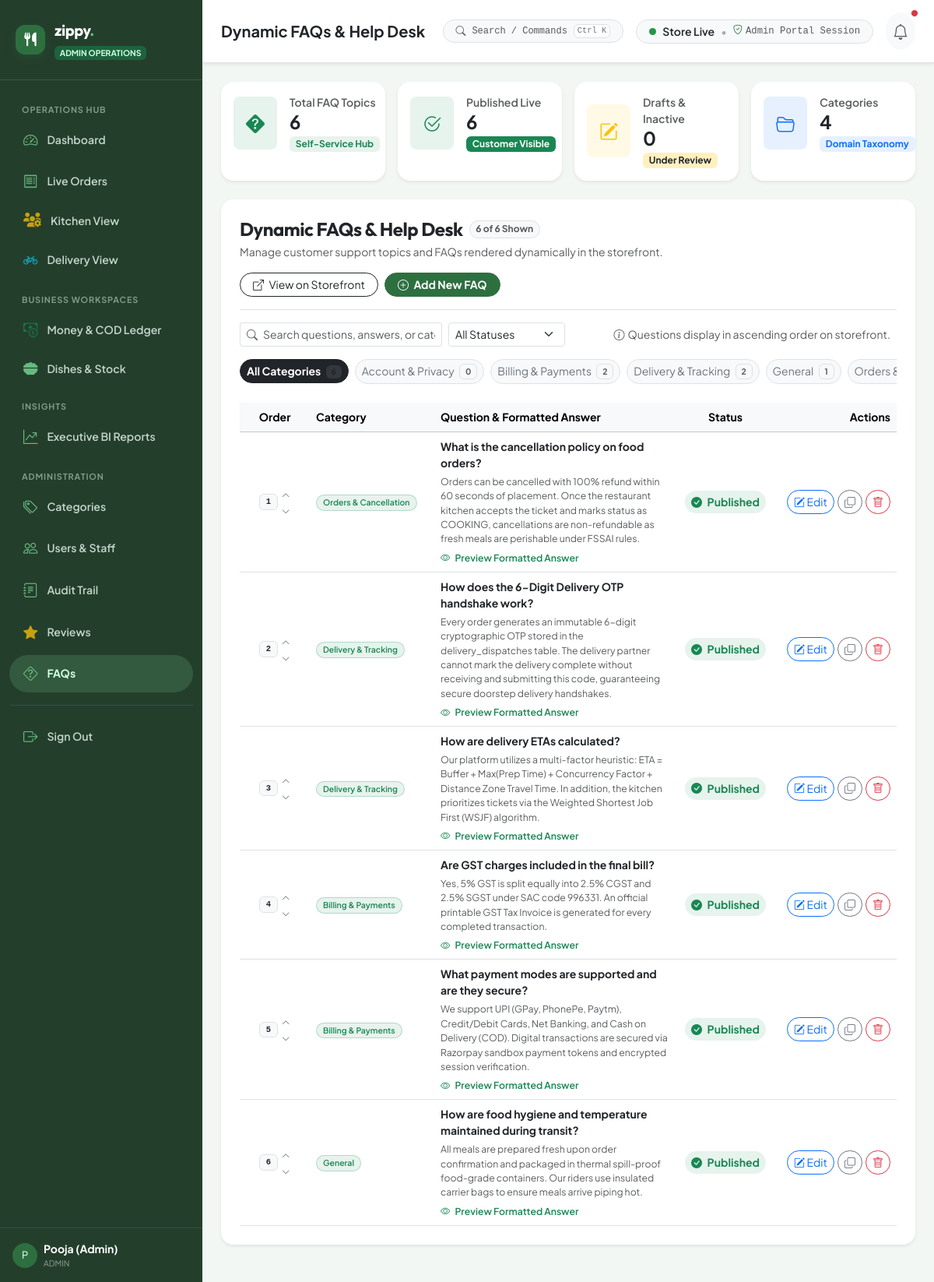
/admin/faqs.php (signed in), run on the app's committed database.
### tables this page shows
CREATE TABLE `faqs` (
    `faq_id` INT AUTO_INCREMENT PRIMARY KEY,
    `question` VARCHAR(255) NOT NULL,
    `answer` TEXT NOT NULL,
    `category` VARCHAR(50) NOT NULL DEFAULT 'General',
    `display_order` INT NOT NULL DEFAULT 0,
    `is_active` TINYINT(1) NOT NULL DEFAULT 1,
    `created_at` TIMESTAMP NOT NULL DEFAULT CURRENT_TIMESTAMP
);

### includes/functions.php (called while the page is built, shortened)
<?php
require_once __DIR__ . '/../config/config.php';
function db_query(string $sql, array $params = []): ?PDOStatement {
    $pdo = getDBConnection();
    try {
        $stmt = $pdo->prepare($sql);
        $stmt->execute($params);
        return $stmt;
    } catch (PDOException $e) {
        error_log("Database Query Error: " . $e->getMessage() . " | SQL: " . $sql);
        return null;
    }
}
function db_fetch_all(string $sql, array $params = []): array {
    $stmt = db_query($sql, $params);
    return $stmt ? $stmt->fetchAll() : [];
}
function db_fetch_val(string $sql, array $params = []) {
    $stmt = db_query($sql, $params);
    return $stmt ? $stmt->fetchColumn() : null;
}

### config/config.php (called while the page is built, shortened)
<?php
function e(?string $string): string {
    return htmlspecialchars($string ?? '', ENT_QUOTES, 'UTF-8');
}
function clean_input($data) {
    return trim(htmlspecialchars((string)$data, ENT_QUOTES, 'UTF-8'));
}

### admin/faqs.php (the view, shortened to what this page needs)
<?php
require_once __DIR__ . '/../config/config.php';
require_once __DIR__ . '/../includes/functions.php';
$totalFaqs = (int)(db_fetch_val("SELECT COUNT(*) FROM `faqs`") ?: 0);
$publishedFaqs = (int)(db_fetch_val("SELECT COUNT(*) FROM `faqs` WHERE `is_active` = 1") ?: 0);
$draftFaqs = (int)(db_fetch_val("SELECT COUNT(*) FROM `faqs` WHERE `is_active` = 0") ?: 0);
$totalCategories = (int)(db_fetch_val("SELECT COUNT(DISTINCT `category`) FROM `faqs` WHERE `category` IS NOT NULL AND `category` != ''") ?: 0);
$defaultCategories = ['General', 'Orders & Cancellation', 'Delivery & Tracking', 'Billing & Payments', 'Account & Privacy'];
$dbCats = db_fetch_all("SELECT DISTINCT `category` FROM `faqs` WHERE `category` IS NOT NULL AND `category` != ''");
$existingCats = array_filter(array_column($dbCats, 'category'));
$categories = array_values(array_unique(array_merge($defaultCategories, $existingCats)));
sort($categories);
$categoryCounts = [];
$countsRaw = db_fetch_all("SELECT `category`, COUNT(*) as cnt FROM `faqs` GROUP BY `category`");
foreach ($countsRaw as $cRow) {
    $categoryCounts[$cRow['category']] = (int)$cRow['cnt'];
}
$categoryFilter = clean_input($_GET['category'] ?? '');
$statusFilter = clean_input($_GET['status'] ?? '');
$searchQuery = clean_input($_GET['q'] ?? '');
$where = "1=1";
$params = [];
$faqs = [];
try {
    $faqs = db_fetch_all("
        SELECT * FROM `faqs`
        WHERE $where
        ORDER BY `display_order` ASC, `faq_id` ASC
    ", $params);
} catch (Exception $e) {
    $faqs = [];
}
require_once __DIR__ . '/includes/header.php';
?>
<div class="row g-3 mb-4">
  <div class="col-sm-6 col-xl-3">
    <div class="card border-0 rounded-4 shadow-sm p-3 bg-white h-100">
      <div class="d-flex align-items-center gap-3">
        <div class="rounded-3 p-3 text-success bg-success bg-opacity-10 fs-4">
          <i class="bi bi-question-diamond-fill"></i>
        </div>
        <div>
          <div class="text-muted small fw-semibold">Total FAQ Topics</div>
          <div class="h4 fw-bold text-dark mb-0 font-outfit"><?= $totalFaqs ?></div>
          <span class="badge bg-success bg-opacity-10 text-success small">Self-Service Hub</span>
        </div>
      </div>
    </div>
  </div>
  <div class="col-sm-6 col-xl-3">
    <div class="card border-0 rounded-4 shadow-sm p-3 bg-white h-100">
      <div class="d-flex align-items-center gap-3">
        <div class="rounded-3 p-3 text-success bg-success bg-opacity-10 fs-4">
          <i class="bi bi-check2-circle"></i>
        </div>
        <div>
          <div class="text-muted small fw-semibold">Published Live</div>
          <div class="h4 fw-bold text-dark mb-0 font-outfit"><?= $publishedFaqs ?></div>
          <span class="badge bg-success text-white small">Customer Visible</span>
        </div>
      </div>
    </div>
  </div>
  <div class="col-sm-6 col-xl-3">
    <div class="card border-0 rounded-4 shadow-sm p-3 bg-white h-100">
      <div class="d-flex align-items-center gap-3">
        <div class="rounded-3 p-3 text-warning bg-warning bg-opacity-10 fs-4">
          <i class="bi bi-pencil-square"></i>
        </div>
        <div>
          <div class="text-muted small fw-semibold">Drafts & Inactive</div>
          <div class="h4 fw-bold text-dark mb-0 font-outfit"><?= $draftFaqs ?></div>
          <span class="badge bg-warning bg-opacity-25 text-dark small">Under Review</span>
        </div>
      </div>
    </div>
  </div>
  <div class="col-sm-6 col-xl-3">
    <div class="card border-0 rounded-4 shadow-sm p-3 bg-white h-100">
      <div class="d-flex align-items-center gap-3">
        <div class="rounded-3 p-3 text-primary bg-primary bg-opacity-10 fs-4">
          <i class="bi bi-folder2-open"></i>
        </div>
        <div>
          <div class="text-muted small fw-semibold">Categories</div>
          <div class="h4 fw-bold text-dark mb-0 font-outfit"><?= $totalCategories ?></div>
          <span class="badge bg-primary bg-opacity-10 text-primary small">Domain Taxonomy</span>
        </div>
      </div>
    </div>
  </div>
</div>
<div class="card border-0 rounded-4 shadow-sm p-4 bg-white mb-4">
  <div class="d-flex flex-wrap align-items-center justify-content-between gap-3 border-bottom pb-3 mb-3">
    <div>
      <div class="d-flex align-items-center gap-2">
        <h4 class="fw-bold font-outfit mb-0 text-dark">Dynamic FAQs & Help Desk</h4>
        <span class="badge bg-light text-muted border rounded-pill small"><?= count($faqs) ?> of <?= $totalFaqs ?> Shown</span>
      </div>
      <p class="text-muted small mb-0 mt-1">Manage customer support topics and FAQs rendered dynamically in the storefront.</p>
    </div>
    <div class="d-flex align-items-center gap-2 flex-wrap">
      <a href="<?= CUSTOMER_URL ?>/help.php" target="_blank" class="btn btn-outline-dark btn-sm rounded-pill px-3" title="Open storefront customer help center in new tab">
        <i class="bi bi-box-arrow-up-right me-1"></i> View on Storefront
      </a>
      <button type="button" class="btn btn-success btn-sm rounded-pill px-3 fw-bold" data-bs-toggle="modal" data-bs-target="#addFaqModal" style="background:#2E6F40; border-color:#2E6F40;">
        <i class="bi bi-plus-circle me-1"></i> Add New FAQ
      </button>
    </div>
  </div>
  <div class="row g-2 align-items-center justify-content-between mb-3">
    <div class="col-lg-6 col-md-7">
      <form method="GET" action="<?= ADMIN_URL ?>/faqs.php" class="d-flex gap-2 m-0" id="filterForm">
        <div class="input-group input-group-sm">
          <span class="input-group-text bg-white border-end-0 text-muted"><i class="bi bi-search"></i></span>
          <input type="text" name="q" id="faqSearchInput" class="form-control border-start-0 ps-0" placeholder="Search questions, answers, or categories..." value="<?= e($searchQuery) ?>" autocomplete="off">
        </div>
        <select name="status" class="form-select form-select-sm" style="max-width: 150px;" onchange="this.form.submit()">
          <option value="">All Statuses</option>
        </select>
      </form>
    </div>
    <div class="col-lg-6 col-md-5 text-md-end text-muted small">
      <span class="me-2"><i class="bi bi-info-circle me-1"></i>Questions display in ascending order on storefront.</span>
    </div>
  </div>
  <div class="d-flex align-items-center gap-2 overflow-x-auto pb-3 mb-2" style="scrollbar-width: thin;">
    <a href="<?= ADMIN_URL ?>/faqs.php<?= !empty($statusFilter) ? '?status=' . urlencode($statusFilter) : '' ?>"
       class="btn btn-sm rounded-pill text-nowrap <?= empty($categoryFilter) ? 'btn-dark fw-bold' : 'btn-light border text-secondary' ?>">
      All Categories <span class="badge bg-secondary bg-opacity-25 text-dark ms-1"><?= $totalFaqs ?></span>
    </a>
    <?php foreach ($categories as $cat): ?>
      <?php $cCount = $categoryCounts[$cat] ?? 0; ?>
      <a href="<?= ADMIN_URL ?>/faqs.php?category=<?= urlencode($cat) ?><?= !empty($statusFilter) ? '&status=' . urlencode($statusFilter) : '' ?>"
         class="btn btn-sm rounded-pill text-nowrap <?= ($categoryFilter === $cat) ? 'btn-success fw-bold' : 'btn-light border text-secondary' ?>"
         style="<?= ($categoryFilter === $cat) ? 'background:#2E6F40; border-color:#2E6F40;' : '' ?>">
        <?= e($cat) ?>
        <span class="badge <?= ($categoryFilter === $cat) ? 'bg-white text-success' : 'bg-light text-muted border' ?> ms-1"><?= $cCount ?></span>
      </a>
    <?php endforeach; ?>
  </div>
  <div class="table-responsive">
    <table class="table table-hover align-middle small mb-0" id="faqsTable">
      <thead class="table-light">
        <tr>
          <th style="width: 90px;" class="text-center">Order</th>
          <th style="width: 160px;">Category</th>
          <th>Question & Formatted Answer</th>
          <th style="width: 120px;" class="text-center">Status</th>
          <th style="width: 160px;" class="text-end">Actions</th>
        </tr>
      </thead>
      <tbody>
        <?php if (empty($faqs)): ?>
          <tr>
            <td colspan="5" class="text-center py-5">
              <div class="py-4">
                <i class="bi bi-search text-muted display-6 d-block mb-3 opacity-50"></i>
                <h6 class="fw-bold text-dark mb-1">No FAQ records found</h6>
                <p class="text-muted small mb-3">No questions match your filter criteria or search keyword.</p>
                <div class="d-flex justify-content-center gap-2">
                  <?php if (!empty($searchQuery) || !empty($categoryFilter) || !empty($statusFilter)): ?>
                    <a href="<?= ADMIN_URL ?>/faqs.php" class="btn btn-sm btn-outline-secondary rounded-pill px-3">
                      <i class="bi bi-arrow-counterclockwise me-1"></i> Clear Filters
                    </a>
                  <?php endif; ?>
                  <button type="button" class="btn btn-sm btn-success rounded-pill px-3" data-bs-toggle="modal" data-bs-target="#addFaqModal" style="background:#2E6F40; border-color:#2E6F40;">
                    <i class="bi bi-plus-circle me-1"></i> Create New FAQ
                  </button>
                </div>
              </div>
            </td>
          </tr>
        <?php else: ?>
          <?php foreach ($faqs as $faq): ?>
            <tr class="faq-table-row" data-search-text="<?= strtolower(e($faq['question'] . ' ' . strip_tags($faq['answer']) . ' ' . $faq['category'])) ?>">
              <td class="text-center">
                <div class="d-flex align-items-center justify-content-center gap-1">
                  <span class="badge bg-light text-dark border font-monospace px-2 py-1"><?= (int)$faq['display_order'] ?></span>
                  <div class="d-flex flex-column">
                    <form method="POST" action="<?= ADMIN_URL ?>/faqs.php" class="m-0">
                      <button type="submit" class="btn btn-link text-muted p-0 lh-1" title="Move Up" style="font-size: 0.65rem;">
                        <i class="bi bi-chevron-up"></i>
                      </button>
                    </form>
                    <form method="POST" action="<?= ADMIN_URL ?>/faqs.php" class="m-0">
                      <button type="submit" class="btn btn-link text-muted p-0 lh-1" title="Move Down" style="font-size: 0.65rem;">
                        <i class="bi bi-chevron-down"></i>
                      </button>
                    </form>
                  </div>
                </div>
              </td>
              <td>
                <span class="badge bg-success bg-opacity-10 text-success rounded-pill fw-semibold border border-success border-opacity-25 px-2 py-1">
                  <?= e($faq['category']) ?>
                </span>
              </td>
              <td>
                <div class="fw-bold text-dark mb-1">
                  <?= e($faq['question']) ?>
                </div>
                <div class="text-muted small mb-1">
                  <?= strip_tags($faq['answer']) ?>
                </div>
                <div class="mt-1">
                  <a class="text-decoration-none text-success small fw-semibold" data-bs-toggle="collapse" href="#fullAnswer<?= (int)$faq['faq_id'] ?>" role="button" aria-expanded="false">
                    <i class="bi bi-eye me-1"></i> Preview Formatted Answer
                  </a>
                </div>
              </td>
              <td class="text-center">
                <form method="POST" action="<?= ADMIN_URL ?>/faqs.php" class="m-0">
                  <button type="submit" class="btn btn-sm rounded-pill px-2 py-1 border-0 shadow-xs <?= $faq['is_active'] ? 'bg-success bg-opacity-10 text-success fw-bold' : 'bg-secondary bg-opacity-10 text-secondary fw-semibold' ?>" title="Click to toggle visibility status">
                    <i class="bi <?= $faq['is_active'] ? 'bi-check-circle-fill text-success' : 'bi-eye-slash-fill text-secondary' ?> me-1"></i>
                    <?= $faq['is_active'] ? 'Published' : 'Draft' ?>
                  </button>
                </form>
              </td>
              <td class="text-end">
                <div class="d-flex align-items-center justify-content-end gap-1">
                  <button type="button" class="btn btn-sm btn-outline-primary rounded-pill px-2 py-1 btn-edit-faq"
                          data-bs-toggle="modal"
                          data-bs-target="#editFaqModal"
                          data-id="<?= (int)$faq['faq_id'] ?>"
                          data-question="<?= e($faq['question']) ?>"
                          data-answer="<?= htmlspecialchars($faq['answer'], ENT_QUOTES, 'UTF-8') ?>"
                          data-category="<?= e($faq['category']) ?>"
                          data-order="<?= (int)$faq['display_order'] ?>"
                          data-active="<?= (int)$faq['is_active'] ?>"
                          title="Edit FAQ Topic">
                    <i class="bi bi-pencil-square"></i> Edit
                  </button>
                  <form method="POST" action="<?= ADMIN_URL ?>/faqs.php" class="m-0">
                    <button type="submit" class="btn btn-sm btn-outline-secondary rounded-pill px-2 py-1" title="Duplicate as new Draft">
                      <i class="bi bi-copy"></i>
                    </button>
                  </form>
                  <button type="button" class="btn btn-sm btn-outline-danger rounded-pill px-2 py-1 btn-delete-faq"
                          data-bs-toggle="modal"
                          data-bs-target="#deleteFaqModal"
                          data-id="<?= (int)$faq['faq_id'] ?>"
                          data-question="<?= e($faq['question']) ?>"
                          title="Delete FAQ Topic">
                    <i class="bi bi-trash"></i>
                  </button>
                </div>
              </td>
            </tr>
          <?php endforeach; ?>
        <?php endif; ?>
      </tbody>
    </table>
  </div>
</div>
<?php require_once __DIR__ . '/includes/footer.php'; ?>

### data on the page
faqs: is_active "1", display_order "2", category "Delivery & Tracking", question "How does the 6-Digit Delivery OTP handshake work?", answer "Every order generates an immutable 6-digit cryptographic OTP stored in the delivery_dispatches table. The delivery partner cannot mark the delivery complete without receiving and submitting this code, guaranteeing secure doorstep delivery handshakes.", shows "Published"
faqs: display_order "1", category "Orders & Cancellation", question "What is the cancellation policy on food orders?", answer "Orders can be cancelled with 100% refund within 60 seconds of placement. Once the restaurant kitchen accepts the ticket and marks status as COOKING, cancellations are non-refundable as fresh meals are perishable under FSSAI rules.", is_active 1 (drawn)
faqs: display_order "3", category "Delivery & Tracking", question "How are delivery ETAs calculated?", answer "Our platform utilizes a multi-factor heuristic: ETA = Buffer + Max(Prep Time) + Concurrency Factor + Distance Zone Travel Time. In addition, the kitchen prioritizes tickets via the Weighted Shortest Job First (WSJF) algorithm.", is_active 1 (drawn)
faqs: display_order "4", category "Billing & Payments", question "Are GST charges included in the final bill?", answer "Yes, 5% GST is split equally into 2.5% CGST and 2.5% SGST under SAC code 996331. An official printable GST Tax Invoice is generated for every completed transaction.", is_active 1 (drawn)
faqs: display_order "5", category "Billing & Payments", question "What payment modes are supported and are they secure?", answer "We support UPI (GPay, PhonePe, Paytm), Credit/Debit Cards, Net Banking, and Cash on Delivery (COD). Digital transactions are secured via Razorpay sandbox payment tokens and encrypted session verification.", is_active 1 (drawn)
faqs: display_order "6", category "General", question "How are food hygiene and temperature maintained during transit?", answer "All meals are prepared fresh upon order confirmation and packaged in thermal spill-proof food-grade containers. Our riders use insulated carrier bags to ensure meals arrive piping hot.", is_active 1 (drawn)

### other printed values
substr($currentUser['name'] ?? 'A', 0, 1) "P"
$currentUser['name'] "Pooja (Admin)"
$currentUser['role_name'] "ADMIN"
$pageTitle "Dynamic FAQs & Help Desk"
$totalFaqs "6"
$publishedFaqs "6"
$draftFaqs "0"
$totalCategories "4"
count($faqs) "6"
$cat "Account & Privacy"
$cCount "0"
$cat "Billing & Payments"
$cCount "2"
$cat "Delivery & Tracking"
$cat "General"
